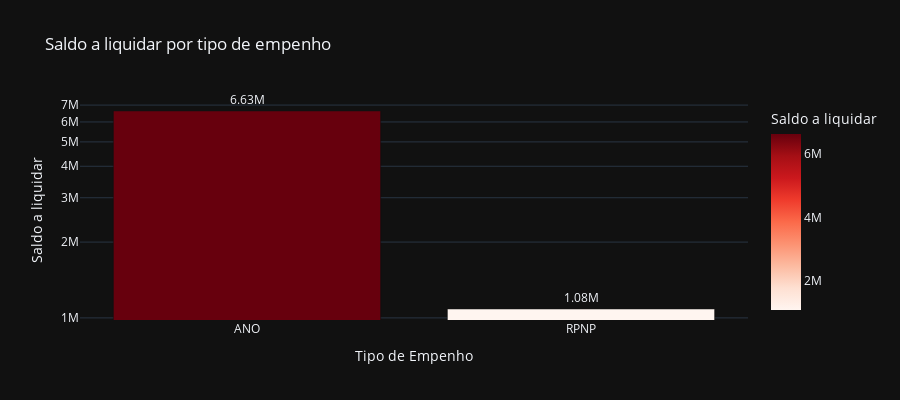

This figure's notebook cell:
### Code cell
# Saldo a liquidar por tipo de Empenho
cols = ['TIPO', 'A_LIQUIDAR']

df_aux = df.loc[:, cols].groupby('TIPO').sum().sort_values(by= 'A_LIQUIDAR', ascending=False).reset_index()
df_aux = df_aux[df_aux['A_LIQUIDAR'] > 0]
fig = px.bar(df_aux, 
             x='TIPO', 
             y='A_LIQUIDAR',
             title='Saldo a liquidar por tipo de empenho',
             labels={'TIPO':'Tipo de Empenho', 'A_LIQUIDAR':'Saldo a liquidar'},
             text_auto='.3s',
             height=400,
             log_y=True,
             color='A_LIQUIDAR',
             color_continuous_scale = 'reds',
             template='plotly_dark')
fig.update_traces(textposition = 'outside', cliponaxis = False, hovertemplate=None)
fig.update_layout(hovermode="x unified")

fig.show()

### Figure 1 — Plotly figure (JSON) as saved in the notebook; plotly's stock layout.template omitted (floating-point values rounded to 4 significant figures)
{"data": [{"alignmentgroup": "True", "cliponaxis": false, "legendgroup": "", "marker": {"color": [6631000.0, 1085000.0], "coloraxis": "coloraxis", "pattern": {"shape": ""}}, "name": "", "offsetgroup": "", "orientation": "v", "showlegend": false, "textposition": "outside", "texttemplate": "%{y:.3s}", "type": "bar", "x": ["ANO", "RPNP"], "xaxis": "x", "y": [6631000.0, 1085000.0], "yaxis": "y"}], "layout": {"barmode": "relative", "coloraxis": {"colorbar": {"title": {"text": "Saldo a liquidar"}}, "colorscale": [[0, "rgb(255,245,240)"], [0.125, "rgb(254,224,210)"], [0.25, "rgb(252,187,161)"], [0.375, "rgb(252,146,114)"], [0.5, "rgb(251,106,74)"], [0.625, "rgb(239,59,44)"], [0.75, "rgb(203,24,29)"], [0.875, "rgb(165,15,21)"], [1, "rgb(103,0,13)"]]}, "height": 400, "hovermode": "x unified", "legend": {"tracegroupgap": 0}, "title": {"text": "Saldo a liquidar por tipo de empenho"}, "xaxis": {"anchor": "y", "domain": [0, 1], "title": {"text": "Tipo de Empenho"}}, "yaxis": {"anchor": "x", "domain": [0, 1], "title": {"text": "Saldo a liquidar"}, "type": "log"}}}
